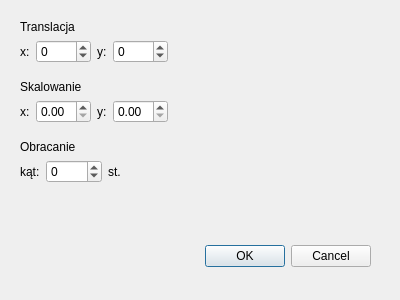
<?xml version="1.0" encoding="UTF-8"?>
<ui version="4.0">
 <class>TransformDialog</class>
 <widget class="QDialog" name="TransformDialog">
  <property name="geometry">
   <rect>
    <x>0</x>
    <y>0</y>
    <width>400</width>
    <height>300</height>
   </rect>
  </property>
  <property name="windowTitle">
   <string>Dialog</string>
  </property>
  <widget class="QDialogButtonBox" name="buttonBox">
   <property name="geometry">
    <rect>
     <x>30</x>
     <y>240</y>
     <width>341</width>
     <height>32</height>
    </rect>
   </property>
   <property name="orientation">
    <enum>Qt::Horizontal</enum>
   </property>
   <property name="standardButtons">
    <set>QDialogButtonBox::Cancel|QDialogButtonBox::Ok</set>
   </property>
  </widget>
  <widget class="QWidget" name="layoutWidget">
   <property name="geometry">
    <rect>
     <x>20</x>
     <y>140</y>
     <width>101</width>
     <height>43</height>
    </rect>
   </property>
   <layout class="QVBoxLayout" name="verticalLayout_2">
    <item>
     <widget class="QLabel" name="label_4">
      <property name="text">
       <string>Obracanie</string>
      </property>
     </widget>
    </item>
    <item>
     <layout class="QHBoxLayout" name="horizontalLayout_2">
      <item>
       <widget class="QLabel" name="label_5">
        <property name="text">
         <string>kąt:</string>
        </property>
       </widget>
      </item>
      <item>
       <widget class="QSpinBox" name="spinBox_3">
        <property name="minimum">
         <number>-1000</number>
        </property>
       </widget>
      </item>
      <item>
       <widget class="QLabel" name="label_6">
        <property name="text">
         <string>st.</string>
        </property>
       </widget>
      </item>
     </layout>
    </item>
   </layout>
  </widget>
  <widget class="QWidget" name="layoutWidget_2">
   <property name="geometry">
    <rect>
     <x>20</x>
     <y>80</y>
     <width>148</width>
     <height>43</height>
    </rect>
   </property>
   <layout class="QVBoxLayout" name="verticalLayout_3">
    <item>
     <widget class="QLabel" name="label_7">
      <property name="text">
       <string>Skalowanie</string>
      </property>
     </widget>
    </item>
    <item>
     <layout class="QHBoxLayout" name="horizontalLayout_3">
      <item>
       <widget class="QLabel" name="label_8">
        <property name="text">
         <string>x:</string>
        </property>
       </widget>
      </item>
      <item>
       <widget class="QDoubleSpinBox" name="doubleSpinBox_2"/>
      </item>
      <item>
       <widget class="QLabel" name="label_9">
        <property name="text">
         <string>y:</string>
        </property>
       </widget>
      </item>
      <item>
       <widget class="QDoubleSpinBox" name="doubleSpinBox"/>
      </item>
     </layout>
    </item>
   </layout>
  </widget>
  <widget class="QWidget" name="">
   <property name="geometry">
    <rect>
     <x>20</x>
     <y>20</y>
     <width>148</width>
     <height>43</height>
    </rect>
   </property>
   <layout class="QVBoxLayout" name="verticalLayout">
    <item>
     <widget class="QLabel" name="label">
      <property name="text">
       <string>Translacja</string>
      </property>
     </widget>
    </item>
    <item>
     <layout class="QHBoxLayout" name="horizontalLayout">
      <item>
       <widget class="QLabel" name="label_2">
        <property name="text">
         <string>x:</string>
        </property>
       </widget>
      </item>
      <item>
       <widget class="QSpinBox" name="spinBox">
        <property name="minimum">
         <number>-1000</number>
        </property>
        <property name="maximum">
         <number>1000</number>
        </property>
       </widget>
      </item>
      <item>
       <widget class="QLabel" name="label_3">
        <property name="text">
         <string>y:</string>
        </property>
       </widget>
      </item>
      <item>
       <widget class="QSpinBox" name="spinBox_2">
        <property name="minimum">
         <number>-1000</number>
        </property>
        <property name="maximum">
         <number>1000</number>
        </property>
       </widget>
      </item>
     </layout>
    </item>
   </layout>
  </widget>
 </widget>
 <resources/>
 <connections>
  <connection>
   <sender>buttonBox</sender>
   <signal>accepted()</signal>
   <receiver>TransformDialog</receiver>
   <slot>accept()</slot>
   <hints>
    <hint type="sourcelabel">
     <x>248</x>
     <y>254</y>
    </hint>
    <hint type="destinationlabel">
     <x>157</x>
     <y>274</y>
    </hint>
   </hints>
  </connection>
  <connection>
   <sender>buttonBox</sender>
   <signal>rejected()</signal>
   <receiver>TransformDialog</receiver>
   <slot>reject()</slot>
   <hints>
    <hint type="sourcelabel">
     <x>316</x>
     <y>260</y>
    </hint>
    <hint type="destinationlabel">
     <x>286</x>
     <y>274</y>
    </hint>
   </hints>
  </connection>
 </connections>
</ui>
